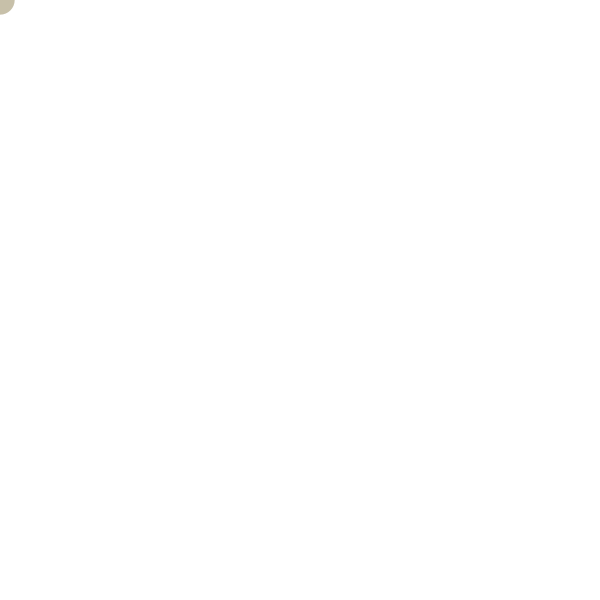
Frame 1 (no input)
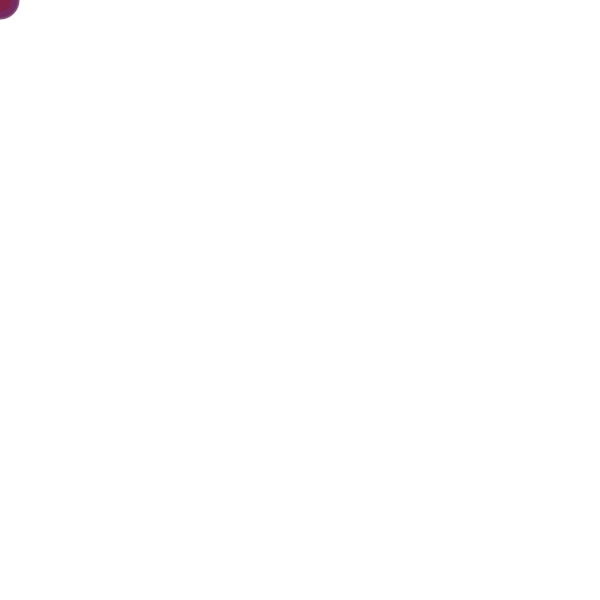
Frame 60 (the mouse pressed at the canvas centre just before this capture)
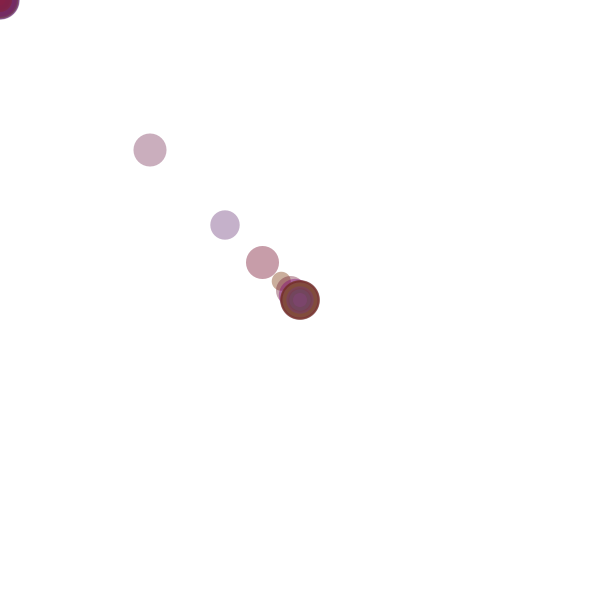
Frame 120 (the mouse held since frame 60 and released just before this capture)

The Processing sketch that drew these frames (run headless with seeded random() and noise(); from frame 60 on, the mouse is pressed at the canvas centre):

// Processing sketch: processing_20694
// ── processing_20694.pde

float x,y;
float easing=0.5;

void setup() {
  size(600,600);
  background(255);
  smooth();
  //fill(255,120);
}
void draw() {
  float r = random(10,40);
  float targetX = mouseX;
  float targetY = mouseY;
  x += (targetX-x)*easing;
  y += (targetY-y)*easing;
  frameRate(10);
  
  noStroke();
  fill(random(100,150),random(100),random(150),100);
  ellipse(x,y,r,r);

if(keyPressed){
    if (key == 's'){
    fill(random(140,255),random(150),random(0,42),100);
    ellipse(x,y,r,r);
    noStroke();
    ellipse(x+20,y-20,r-10,r-10);
    ellipse(x+25,y+25,9,9);
    ellipse(x-15,y-5,7,7);
    ellipse(x+15,y,15,15);
    ellipse(x,y+25,5,5);
    ellipse(x+30,y+30,9,9);
    ellipse(x,y+40,7,7);
    fill(random(100),random(100),random(100),100);
    ellipse(x+40,y-40,20,20);
 

}
}
}
